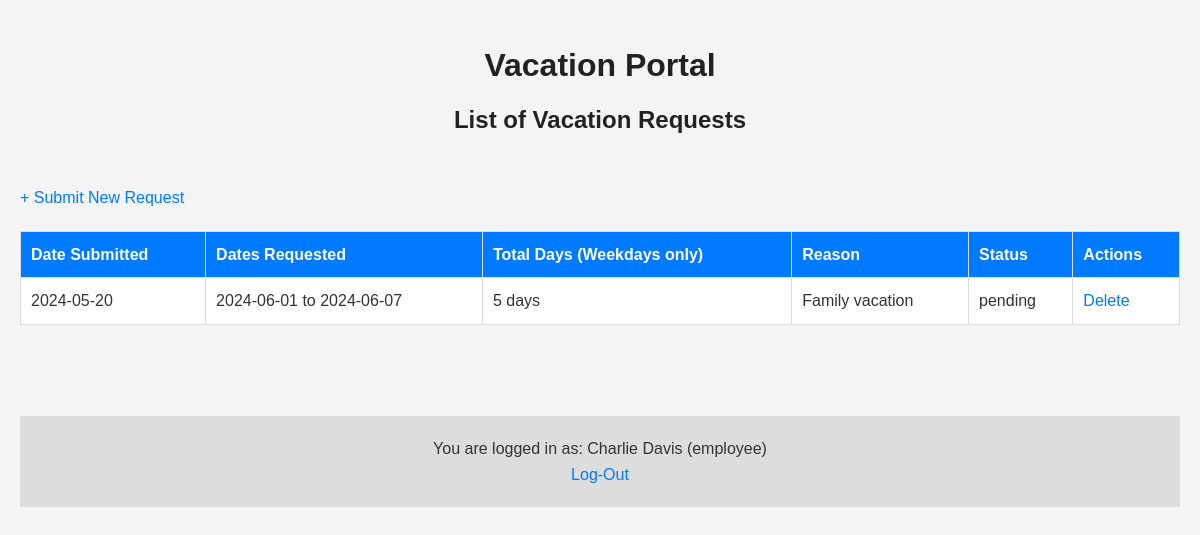
Before: /vacationRequestsForm.php (signed in) with the older database file.
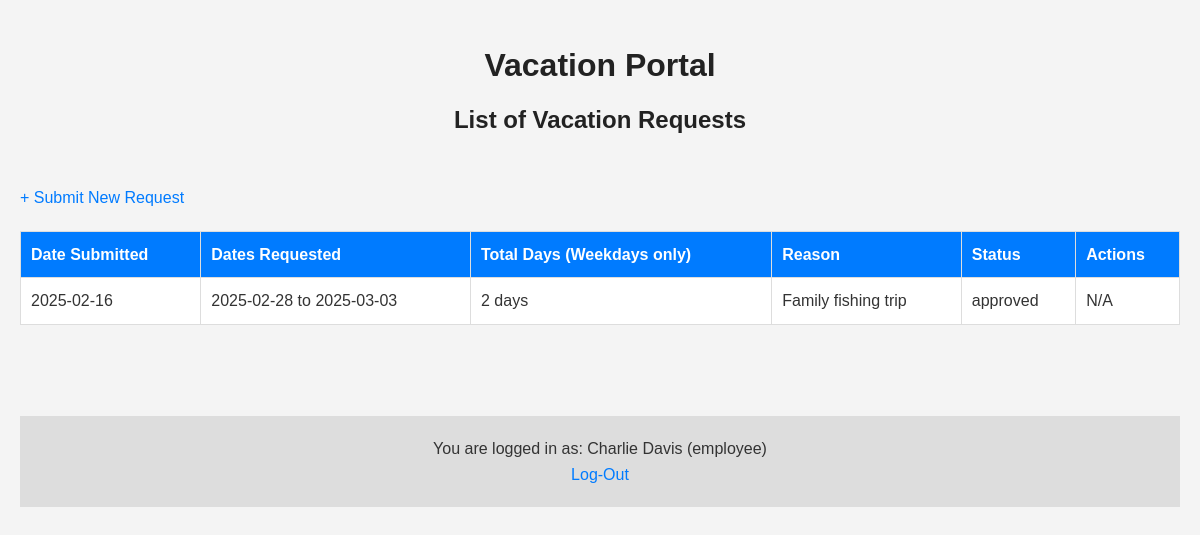
After: the same page with the newer database file.
### tables this page shows
CREATE TABLE `requests` (
  `id` int(11) NOT NULL AUTO_INCREMENT,
  `employee_code` int(11) NOT NULL,
  `start_date` date NOT NULL,
  `end_date` date NOT NULL,
  `reason` text NOT NULL,
  `status` enum('pending','approved','rejected') NOT NULL,
  `submitted_date` datetime DEFAULT CURRENT_TIMESTAMP,
  PRIMARY KEY (`id`),
  KEY `employee_code` (`employee_code`),
  CONSTRAINT `requests_ibfk_1` FOREIGN KEY (`employee_code`) REFERENCES `users` (`employee_code`) ON DELETE CASCADE
);

### src/utils.php (called while the page is built, shortened)
<?php
function getLoggedInUserInfo() {
    $fullName = htmlspecialchars($_SESSION['user_full_name'], ENT_QUOTES, 'UTF-8');
    $role = htmlspecialchars($_SESSION['user_role'], ENT_QUOTES, 'UTF-8');
    return "You are logged in as: " . $fullName . " (" . $role . ")";
}
function countWeekdays($start_date, $end_date) {
    $start = new DateTime($start_date);
    $end = new DateTime($end_date);
    $interval = new DateInterval('P1D');
    $dateRange = new DatePeriod($start, $interval, $end->modify('+1 day'));
    $weekdayCount = 0;
    foreach ($dateRange as $date) {
        if ($date->format('N') < 6) {
            $weekdayCount++;
        }
    }
    return $weekdayCount;
}
?>

### public/vacationRequestsForm.php (the view, shortened to what this page needs)
<?php
include __DIR__ . '/../src/config.php';
include __DIR__ . '/../src/utils.php';
$stmt = $connection->prepare("SELECT id, employee_code, start_date, end_date, reason, status, submitted_date FROM requests WHERE employee_code = ?");
$stmt->bind_param("i", $_SESSION['user_employee_code']);
$stmt->execute();
$result = $stmt->get_result();
?>
<!DOCTYPE html>
<html lang="en">
<head>
</head>
<body>
    <div class="main-title">
        <h1>Vacation Portal</h1>
        <h2>List of Vacation Requests</h2>
    </div>
    <br>
    <a href="requestSubmitionForm.php">+ Submit New Request</a>
    <?php if ($result->num_rows === 0): ?>
        <h2>No vacation requests found.</h2>
    <?php else: ?>
        <table border="1">
            <tr>
                <th>Date Submitted</th>
                <th>Dates Requested</th>
                <th>Total Days (Weekdays only)</th>
                <th>Reason</th>
                <th>Status</th>
                <th>Actions</th>
            </tr>
            <?php while ($row = $result->fetch_assoc()): ?>
            <tr>
                <td><?php echo date('Y-m-d', strtotime($row['submitted_date'])); ?></td>
                <td><?php echo htmlspecialchars($row['start_date']) . ' to ' . htmlspecialchars($row['end_date']); ?></td>
                <td><?php echo countWeekdays($row['start_date'], $row['end_date']) . " days"; ?></td>
                <td><?php echo htmlspecialchars($row['reason']); ?></td>
                <td><?php echo htmlspecialchars($row['status']); ?></td>
                <td>
                    <?php if ($row['status'] === 'pending'): ?>
                        <a href="deleteRequest.php?id=<?php echo $row['id']; ?>" onclick="return confirm('Are you sure you want to delete this request?');">Delete</a>
                    <?php else: ?>
                        N/A
                    <?php endif; ?>
                </td>
            </tr>
            <?php endwhile; ?>
        </table>
    <?php endif; ?>
    <br>
    <br>
    <footer>
        <div class="logout">
            <p><?php echo getLoggedInUserInfo(); ?></p>
            <a href="logout.php">Log-Out</a>
        </div>
    </footer>
</body>
</html>

Changed rows visible on the page:
removed requests: submitted_date "2024-05-20", start_date "2024-06-01", end_date "2024-06-07", countWeekdays($row['start_date'], $row['end_date']) "5", reason "Family vacation", status "pending"
added requests: submitted_date "2025-02-16", start_date "2025-02-28", end_date "2025-03-03", countWeekdays($row['start_date'], $row['end_date']) "2", reason "Family fishing trip", status "approved", shows "N/A"
